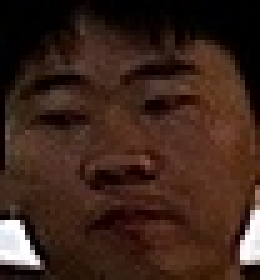
#> input picture demo/demo8.jpg, 52 x 56 px (shown 5 times larger)
$ python scale.py
#> lines starting #> are read from the running program, lines starting #| are printed output that depends on the picture
from PIL import Image

im_path= r'./demo8.jpg'
im = Image.open(im_path)
#> im is the input picture: PIL image 52x56 RGB; mean R, G, B 60.9, 37.6, 27.9
im2 = im.resize((160,160))
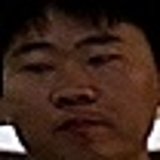
#> im2: PIL image 160x160 RGB; mean R, G, B 60.9, 37.6, 27.9
im2.save(r'./demo6.jpg')

$ run again, with demo/demo1.jpg copied over demo/demo8.jpg
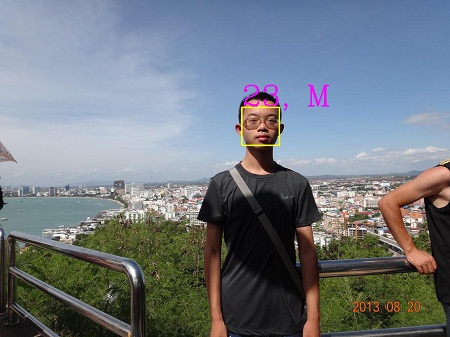
#> input picture demo/demo1.jpg, 450 x 337 px
#> im is the input picture: PIL image 450x337 RGB; mean R, G, B 114.1, 121.7, 129.5
#> `im2 = im.resize((160,160))`:
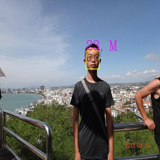
#> im2: PIL image 160x160 RGB; mean R, G, B 114.1, 121.7, 129.5

$ run again, with demo/demo2.jpg copied over demo/demo8.jpg
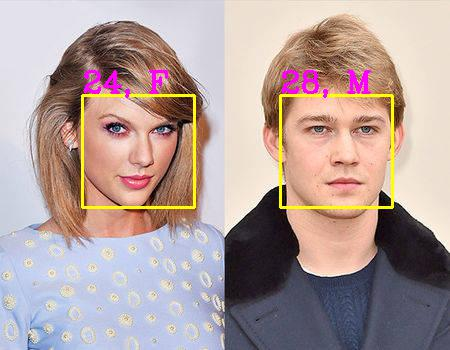
#> input picture demo/demo2.jpg, 450 x 350 px
#> im is the input picture: PIL image 450x350 RGB; mean R, G, B 179.6, 160.1, 156.7
#> `im2 = im.resize((160,160))`:
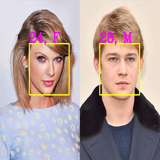
#> im2: PIL image 160x160 RGB; mean R, G, B 179.6, 160.1, 156.7

$ run again, with demo/demo3.jpg copied over demo/demo8.jpg
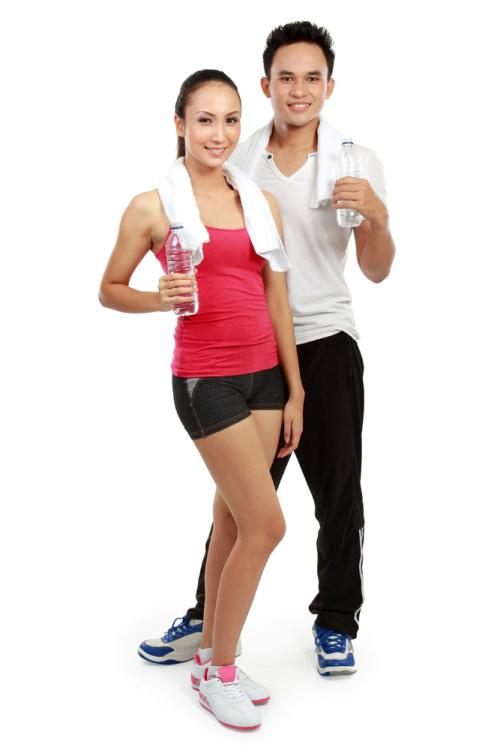
#> input picture demo/demo3.jpg, 500 x 750 px
#> im is the input picture: PIL image 500x750 RGB; mean R, G, B 227.2, 215.4, 213
#> `im2 = im.resize((160,160))`:
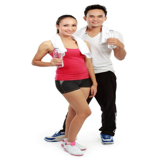
#> im2: PIL image 160x160 RGB; mean R, G, B 227.1, 215.4, 213
